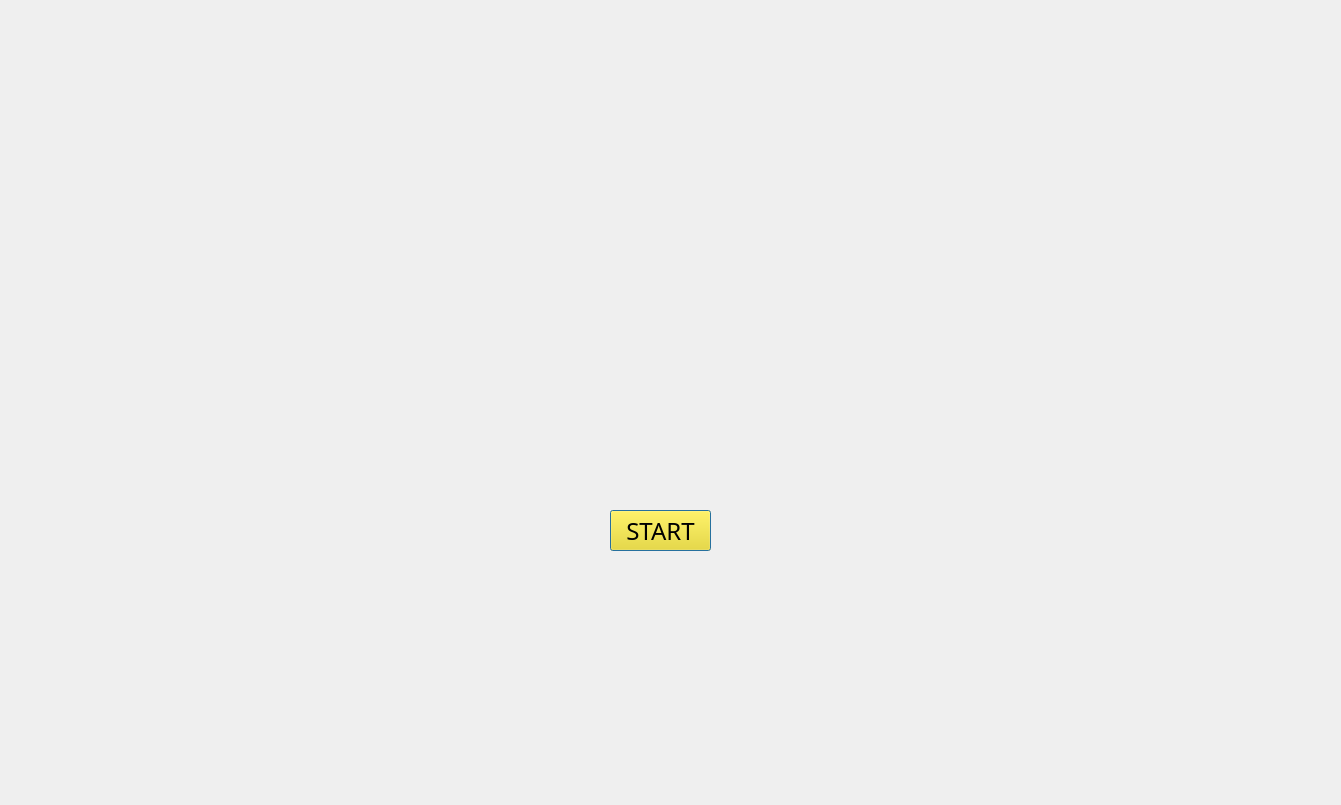
<?xml version="1.0" encoding="UTF-8"?>
<ui version="4.0">
 <class>Welcome</class>
 <widget class="QDialog" name="Welcome">
  <property name="geometry">
   <rect>
    <x>0</x>
    <y>0</y>
    <width>1341</width>
    <height>805</height>
   </rect>
  </property>
  <property name="windowTitle">
   <string>Dialog</string>
  </property>
  <widget class="QLabel" name="label">
   <property name="geometry">
    <rect>
     <x>-270</x>
     <y>-340</y>
     <width>1971</width>
     <height>1451</height>
    </rect>
   </property>
   <property name="styleSheet">
    <string notr="true">image: url(:/imagenes/1_fondo - copia.png);</string>
   </property>
   <property name="text">
    <string/>
   </property>
  </widget>
  <widget class="QPushButton" name="pushButton">
   <property name="geometry">
    <rect>
     <x>610</x>
     <y>510</y>
     <width>101</width>
     <height>41</height>
    </rect>
   </property>
   <property name="font">
    <font>
     <family>Tw Cen MT Condensed Extra Bold</family>
     <pointsize>18</pointsize>
    </font>
   </property>
   <property name="styleSheet">
    <string notr="true">background-color: rgb(251, 221, 0);</string>
   </property>
   <property name="text">
    <string>START</string>
   </property>
  </widget>
  <widget class="QLabel" name="label_2">
   <property name="geometry">
    <rect>
     <x>500</x>
     <y>200</y>
     <width>301</width>
     <height>261</height>
    </rect>
   </property>
   <property name="styleSheet">
    <string notr="true">image: url(:/imagenes/icon_welcome.png);</string>
   </property>
   <property name="text">
    <string/>
   </property>
  </widget>
 </widget>
 <resources/>
 <connections/>
</ui>
